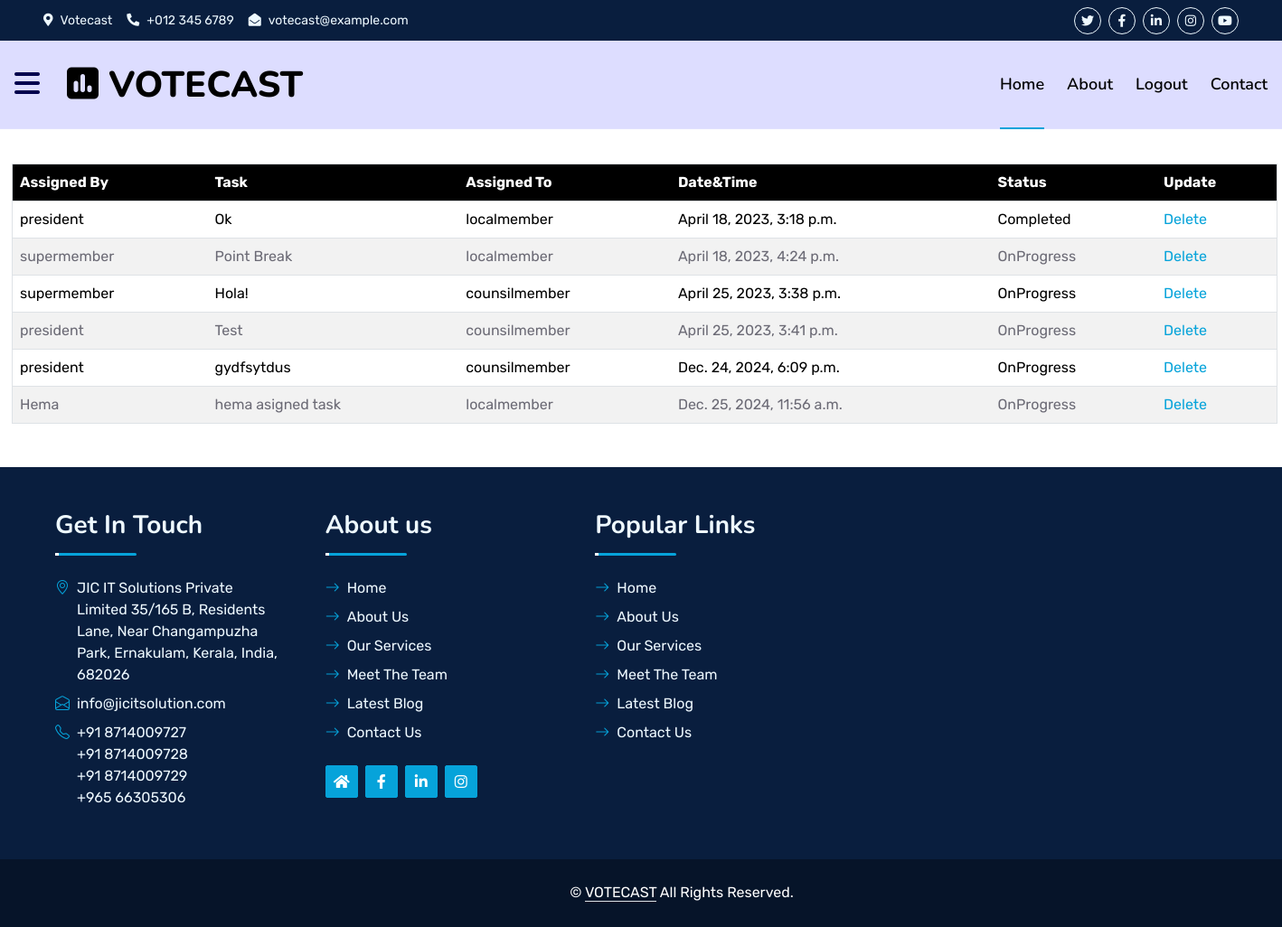
Page /presidenttaskdis/ on the committed database.
### electionapp/models.py (models this page shows, shortened)
class AssignTaskModel(models.Model):
    choice=(
        ('OnProgress','OnProgress'),
        ('Completed','Completed')
    )
    username=models.CharField(max_length=200,null=True,blank=True)
    userid=models.CharField(max_length=200,null=True,blank=True)
    task=models.CharField(max_length=500,null=True,blank=True)
    assignedto=models.CharField(max_length=500,null=True,blank=True)
    date=models.DateTimeField(null=True,blank=True)
    status=models.CharField(max_length=200,choices=choice)

### electionapp/views.py (the view)
# urls.py: path('presidenttaskdis/',PresidentDisplayTask,name="presidenttaskdis"),
def PresidentDisplayTask(request):
    data=AssignTaskModel.objects.all()
    return render(request,'President/viewtasks.html',{'data':data})

### electionapp/templates/President/viewtasks.html (shortened to what this page needs)
<!DOCTYPE html>
<html lang="en">
<link href="https://cdn.jsdelivr.net/npm/bootstrap@5.0.2/dist/css/bootstrap.min.css" rel="stylesheet">
<head>
</head>
{% include 'President/base4.html' %}<br><br>
<body>
  <center>
<h2 align="center" style="color:black"><b>Report</b></h2>
  <table class="table table-striped   ms-2  " border="1" style="width:1400px;margin-top:50px;background-color:white;color:black;">
    <tr style="color:white;background-color:black;">
      <th>Assigned By</th>
      <th>Task</th>
      <th>Assigned To</th>
      <th>Date&Time</th>
      <th>Status</th>
      <th>Update</th>
  </tr>
  {% for i in data %}
    <tr>
      <td>{{i.username}}</td>
      <td>{{i.task}}</td>
      <td>{{i.assignedto}}</td>
      <td>{{i.date}}</td>
      <td>{{i.status}}</td>
      <td><a href="/presidenttaskdelete/{{i.id}}">Delete</a></td>
        {% endfor %}
    </tr>
</table>
</center>
</body>
{% include 'footer.html' %}
</html>

### electionapp/templates/President/base4.html (shortened to what this page needs)
<!DOCTYPE html>
<html lang="en">
{% load static %}
<head>
    <link href="https://cdn.jsdelivr.net/npm/bootstrap@5.0.2/dist/css/bootstrap.min.css" rel="stylesheet"
>
    <link href="https://cdnjs.cloudflare.com/ajax/libs/font-awesome/5.10.0/css/all.min.css" rel="stylesheet">
    <link href="https://cdn.jsdelivr.net/npm/bootstrap-icons@1.4.1/font/bootstrap-icons.css" rel="stylesheet">
    <link href="{% static 'lib/owlcarousel/assets/owl.carousel.min.css' %}" rel="stylesheet">
    <link href="{% static 'lib/animate/animate.min.css' %}" rel="stylesheet">
    <link href="{% static 'css/bootstrap.min.css' %}" rel="stylesheet">
    <link href="{% static 'css/style.css' %}" rel="stylesheet">
</head>
<body>
<div class="container-fluid bg-dark px-5 d-none d-lg-block">
    <div class="row gx-0">
        <div class="col-lg-8 text-center text-lg-start mb-2 mb-lg-0">
            <div class="d-inline-flex align-items-center" style="height: 45px;">
                <small class="me-3 text-light"><i class="fa fa-map-marker-alt me-2"></i>Votecast</small>
                <small class="me-3 text-light"><i class="fa fa-phone-alt me-2"></i>+012 345 6789</small>
                <small class="text-light"><i class="fa fa-envelope-open me-2"></i>votecast@example.com</small>
            </div>
        </div>
        <div class="col-lg-4 text-center text-lg-end">
            <div class="d-inline-flex align-items-center" style="height: 45px;">
                <a class="btn btn-sm btn-outline-light btn-sm-square rounded-circle me-2" href=""><i
                        class="fab fa-twitter fw-normal"></i></a>
                <a class="btn btn-sm btn-outline-light btn-sm-square rounded-circle me-2" href=""><i
                        class="fab fa-facebook-f fw-normal"></i></a>
                <a class="btn btn-sm btn-outline-light btn-sm-square rounded-circle me-2" href=""><i
                        class="fab fa-linkedin-in fw-normal"></i></a>
                <a class="btn btn-sm btn-outline-light btn-sm-square rounded-circle me-2" href=""><i
                        class="fab fa-instagram fw-normal"></i></a>
                <a class="btn btn-sm btn-outline-light btn-sm-square rounded-circle" href=""><i
                        class="fab fa-youtube fw-normal"></i></a>
            </div>
        </div>
    </div>
</div>
<div class="container-fluid position-relative p-0">
    <nav class="navbar navbar-expand-lg navbar-dark px-3 py-3 py-lg-0" style="background-color:#ddddff">
        <a class="btn1" data-bs-toggle="offcanvas" href="#offcanvasExample" role="button"
           aria-controls="offcanvasExample" style="margin-right:30px;">
            <i class="fa-solid fa-bars fa-2x" style="color:#00004d"></i></a>
        <a href="/Presidenthome/" class="navbar-brand p-0"><h1 class="m-0" style="color:black;background-color:#ddddff" ;><i class="fa-solid fa-square-poll-vertical"
                                                                          style="color:black;"></i> VOTECAST</h1>
        </a>
        <div class="collapse navbar-collapse" id="navbarCollapse" style="background-color:#ddddff;">
            <div class="navbar-nav ms-auto py-0">
                <a href="/Presidenthome/" class="nav-item nav-link active" style="color:black;">Home</a>
                <a href="/about/" class="nav-item nav-link" style="color:black;">About</a>
                <a href="/" class="nav-item nav-link" style="color:black;">Logout</a>
                <a href="/contacts/" class="nav-item nav-link" style="color:black;">Contact</a>
            </div>
        </div>
    </nav>
</div>
</body>
</html>

### electionapp/templates/footer.html (shortened to what this page needs)
<!DOCTYPE html>
<html lang="en">
{% load static %}
<head>
    <link href="https://cdnjs.cloudflare.com/ajax/libs/font-awesome/5.10.0/css/all.min.css" rel="stylesheet">
    <link href="https://cdn.jsdelivr.net/npm/bootstrap-icons@1.4.1/font/bootstrap-icons.css" rel="stylesheet">
    <link href="{% static 'lib/owlcarousel/assets/owl.carousel.min.css' %}" rel="stylesheet">
    <link href="{% static 'lib/animate/animate.min.css' %}" rel="stylesheet">
    <link href="{% static 'css/bootstrap.min.css' %}" rel="stylesheet">
    <link href="{% static 'css/style.css' %}" rel="stylesheet">
</head>
<body>
 <div class="container-fluid bg-dark text-light mt-5 wow fadeInUp" data-wow-delay="0.1s">
    <div class="container">
        <div class="row gx-5">
            <div class="col-lg-8 col-md-6">
                <div class="row gx-5">
                    <div class="col-lg-4 col-md-12 pt-5 mb-5">
                        <div class="section-title section-title-sm position-relative pb-3 mb-4">
                            <h3 class="text-light mb-0">Get In Touch</h3>
                        </div>
                        <div class="d-flex mb-2">
                            <i class="bi bi-geo-alt text-primary me-2"></i>
                            <p class="mb-0">
                                JIC IT Solutions Private Limited
                                35/165 B, Residents Lane,
                                Near Changampuzha Park,
                                Ernakulam, Kerala,
                                India, 682026</p>
                        </div>
                        <div class="d-flex mb-2">
                            <i class="bi bi-envelope-open text-primary me-2"></i>
                            <p class="mb-0">info@jicitsolution.com</p>
                        </div>
                        <div class="d-flex mb-2">
                            <i class="bi bi-telephone text-primary me-2"></i>
                            <p class="mb-0">+91 8714009727<br>
                                +91 8714009728<br>
                                +91 8714009729<br>
                                +965 66305306
                            </p>
                        </div>
                    </div>
                    <div class="col-lg-4 col-md-12 pt-0 pt-lg-5 mb-5">
                        <div class="section-title section-title-sm position-relative pb-3 mb-4">
                            <h3 class="text-light mb-0">About us</h3>
                        </div>
                        <div class="link-animated d-flex flex-column justify-content-start">
                            <a class="text-light mb-2" href="/"><i class="bi bi-arrow-right text-primary me-2"></i>Home</a>
                            <a class="text-light mb-2" href="/about/"><i class="bi bi-arrow-right text-primary me-2"></i>About Us</a>
                            <a class="text-light mb-2" href="/service/"><i class="bi bi-arrow-right text-primary me-2"></i>Our Services</a>
                            <a class="text-light mb-2" href="#"><i class="bi bi-arrow-right text-primary me-2"></i>Meet The Team</a>
                            <a class="text-light mb-2" href="#"><i class="bi bi-arrow-right text-primary me-2"></i>Latest Blog</a>
                            <a class="text-light" href="/contact/"><i class="bi bi-arrow-right text-primary me-2"></i>Contact Us</a>
                        </div>
                        <div class="d-flex mt-4">
                            <a class="btn btn-primary btn-square me-2" href="https://jicitsolution.com/"><i class="fa fa-home" aria-hidden="true"></i></a>
                            <a class="btn btn-primary btn-square me-2" href="https://www.facebook.com/jicitsolutions/"><i class="fab fa-facebook-f fw-normal"></i></a>
                            <a class="btn btn-primary btn-square me-2" href="https://in.linkedin.com/company/jic-it-solutions-pvt-ltd"><i class="fab fa-linkedin-in fw-normal"></i></a>
                            <a class="btn btn-primary btn-square" href="https://www.instagram.com/jicitsolutions/"><i class="fab fa-instagram fw-normal"></i></a>
                        </div>
                    </div>
                    <div class="col-lg-4 col-md-12 pt-0 pt-lg-5 mb-5">
                        <div class="section-title section-title-sm position-relative pb-3 mb-4">
                            <h3 class="text-light mb-0">Popular Links</h3>
                        </div>
                        <div class="link-animated d-flex flex-column justify-content-start">
                            <a class="text-light mb-2" href="#"><i class="bi bi-arrow-right text-primary me-2"></i>Home</a>
                            <a class="text-light mb-2" href="#"><i class="bi bi-arrow-right text-primary me-2"></i>About Us</a>
                            <a class="text-light mb-2" href="#"><i class="bi bi-arrow-right text-primary me-2"></i>Our Services</a>
                            <a class="text-light mb-2" href="#"><i class="bi bi-arrow-right text-primary me-2"></i>Meet The Team</a>
                            <a class="text-light mb-2" href="#"><i class="bi bi-arrow-right text-primary me-2"></i>Latest Blog</a>
                            <a class="text-light" href="#"><i class="bi bi-arrow-right text-primary me-2"></i>Contact Us</a>
                        </div>
                    </div>
                </div>
            </div>
        </div>
    </div>
</div>
<div class="container-fluid text-white" style="background: #061429;">
    <div class="container text-center">
        <div class="row justify-content-end">
            <div class="col-lg-8 col-md-6">
                <div class="d-flex align-items-center justify-content-center" style="height: 75px; margin-right:350px;">
                    <p class="mb-0">&copy; <a class="text-white border-bottom" href="#">VOTECAST</a> All Rights Reserved.
                </div>
            </div>
        </div>
    </div>
</div>
</body>
</html>

### electionapp/static/css/style.css (style rules this page uses)
:root { --primary: #06A3DA; --secondary: #34AD54; --light: #EEF9FF; --dark: #091E3E; }
h1, h2, .fw-bold { font-weight: 800 !important; }
h3, h4, .fw-semi-bold { font-weight: 700 !important; }
.btn { font-family: 'Nunito', sans-serif; font-weight: 600; transition: .5s; }
.btn-primary, .btn-secondary { color: #FFFFFF; box-shadow: inset 0 0 0 50px transparent; }
.btn-square { width: 36px; height: 36px; }
.btn-sm-square { width: 30px; height: 30px; }
.btn-square, .btn-sm-square, .btn-lg-square { padding-left: 0; padding-right: 0; text-align: center; }
.navbar-dark .navbar-nav .nav-link { font-family: 'Nunito', sans-serif; position: relative; margin-left: 25px; padding: 35px 0; color: #FFFFFF; font-size: 18px; font-weight: 600; outline: none; transition: .5s; }
.navbar-dark .navbar-nav .nav-link:hover, .navbar-dark .navbar-nav .nav-link.active { color: var(--primary); }
.navbar-dark .navbar-brand h1 { color: #FFFFFF; }
@media (min-width: 992px) { .navbar-dark { position: absolute; width: 100%; top: 0; left: 0; border-bottom: 1px solid rgba(256, 256, 256, .1); z-index: 999; } }
@media (min-width: 992px) { .navbar-dark .navbar-nav .nav-link::before { position: absolute; content: ""; width: 0; height: 2px; bottom: -1px; left: 50%; background: var(--primary); transition: .5s; } }
@media (min-width: 992px) { .navbar-dark .navbar-nav .nav-link:hover::before, .navbar-dark .navbar-nav .nav-link.active::before { width: 100%; left: 0; } }
.section-title::before { position: absolute; content: ""; width: 150px; height: 5px; left: 0; bottom: 0; background: var(--primary); border-radius: 2px; }
.section-title.section-title-sm::before { width: 90px; height: 3px; }
.section-title::after { position: absolute; content: ""; width: 6px; height: 5px; bottom: 0px; background: #FFFFFF; -webkit-animation: section-title-run 5s infinite linear; animation: section-title-run 5s infinite linear; }
.section-title.section-title-sm::after { width: 4px; height: 3px; }
.section-title.section-title-sm::after { -webkit-animation: section-title-run-sm 5s infinite linear; animation: section-title-run-sm 5s infinite linear; }
.link-animated a { transition: .5s; }

### rows in the picture
AssignTaskModel: username "president", task "Ok", assignedto "localmember", date "April 18, 2023, 3:18 p.m.", status "Completed"
AssignTaskModel: username "supermember", task "Point Break", assignedto "localmember", date "April 18, 2023, 4:24 p.m.", status "OnProgress"
AssignTaskModel: username "supermember", task "Hola!", assignedto "counsilmember", date "April 25, 2023, 3:38 p.m.", status "OnProgress"
AssignTaskModel: username "president", task "Test", assignedto "counsilmember", date "April 25, 2023, 3:41 p.m.", status "OnProgress"
AssignTaskModel: username "president", task "gydfsytdus", assignedto "counsilmember", date "Dec. 24, 2024, 6:09 p.m.", status "OnProgress"
AssignTaskModel: username "Hema", task "hema asigned task", assignedto "localmember", date "Dec. 25, 2024, 11:56 a.m.", status "OnProgress"
